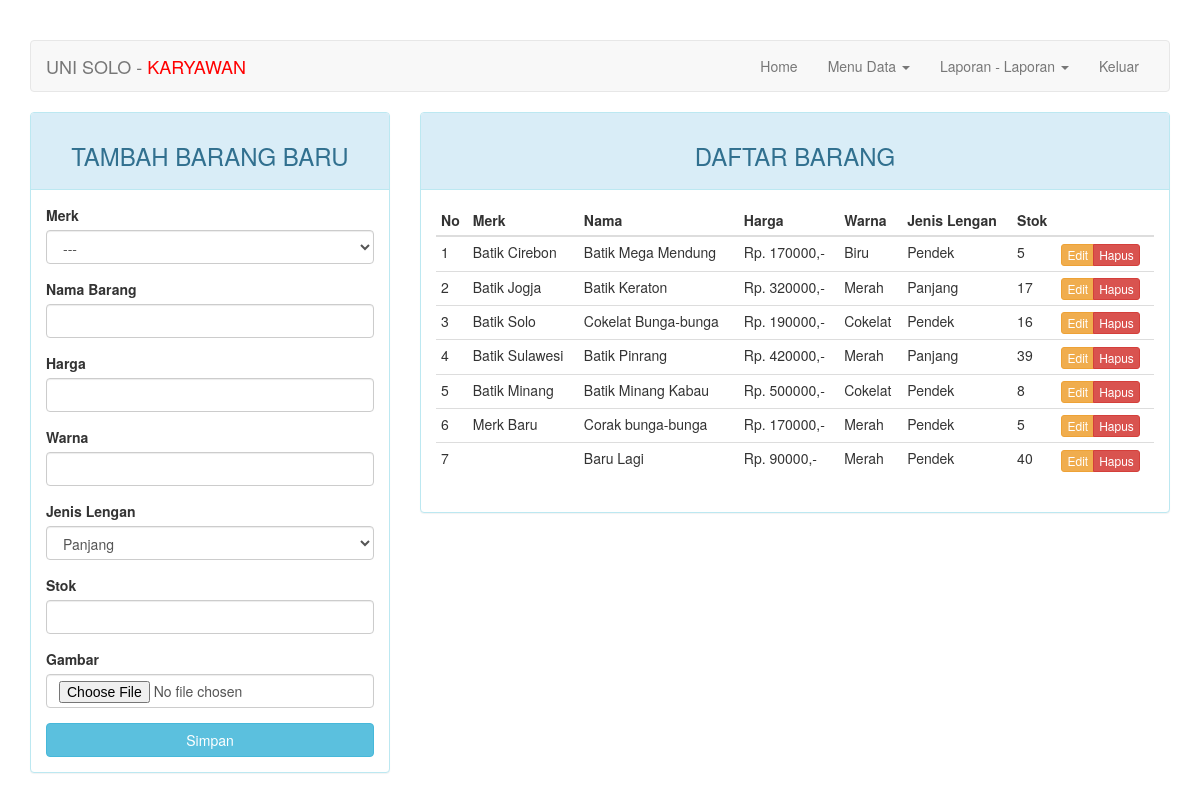
The page /karyawan/index.php?halaman=barang (signed in) on the database its author committed.
### tables this page shows
CREATE TABLE IF NOT EXISTS `barang` (
`id_barang` int(10) NOT NULL,
  `id_merk` int(3) NOT NULL,
  `nama_barang` varchar(20) NOT NULL,
  `harga` int(7) NOT NULL,
  `warna` varchar(10) NOT NULL,
  `jenis_lengan` enum('panjang','pendek') NOT NULL,
  `stok` int(3) NOT NULL,
  `gambar` varchar(100) NOT NULL
);

CREATE TABLE IF NOT EXISTS `merk` (
`id_merk` int(3) NOT NULL,
  `nama_merk` varchar(20) NOT NULL
);

### karyawan/halaman/barang.php (the view, shortened to what this page needs)
<div class="col-md-4">
    <div class="panel panel-info">
        <div class="panel-heading"><h3 class="text-center">TAMBAH BARANG BARU</h3></div>
        <div class="panel-body">
            <form action="<?=$_SERVER['REQUEST_URI']?>" method="POST" enctype="multipart/form-data">
                <div class="form-group">
                    <label for="id_merk">Merk</label>
                    <select name="id_merk" class="form-control">
                        <option value="" selected="on">---</option>
                    </select>
                </div>
                <div class="form-group">
                    <label for="nama_barang">Nama Barang</label>
                    <input type="text" name="nama_barang" class="form-control">
                </div>
                <div class="form-group">
                    <label for="harga">Harga</label>
                    <input type="text" name="harga" class="form-control">
                </div>
                <div class="form-group">
                    <label for="warna">Warna</label>
                    <input type="text" name="warna" class="form-control">
                </div>
                <div class="form-group">
                    <label for="jenis_lengan">Jenis Lengan</label>
                    <select name="jenis_lengan" class="form-control">
                        <option value="panjang">Panjang</option>
                    </select>
                </div>
                <div class="form-group">
                    <label for="stok">Stok</label>
                    <input type="text" name="stok" class="form-control">
                </div>
                <div class="form-group">
                    <label for="gambar">Gambar</label>
                    <input type="file" name="gambar" class="form-control">
                </div>
                <button type="submit" class="btn btn-info btn-block">Simpan</button>
            </form>
        </div>
    </div>
</div>
<div class="col-md-8">
    <div class="panel panel-info">
        <div class="panel-heading"><h3 class="text-center">DAFTAR BARANG</h3></div>
        <div class="panel-body">
            <table class="table table-condensed">
                <thead>
                    <tr>
                        <th>No</th>
                        <th>Merk</th>
                        <th>Nama</th>
                        <th>Harga</th>
                        <th>Warna</th>
                        <th>Jenis Lengan</th>
                        <th>Stok</th>
                        <th></th>
                    </tr>
                </thead>
                <tbody>
                    <?php if($query = $koneksi->query("SELECT `barang`.*, `merk`.* FROM `barang` LEFT JOIN `merk` ON `barang`.`id_barang`=`merk`.`id_merk`")): ?>
                        <?php $no = 1; ?>
                        <?php while($barang = $query->fetch_array()): ?>
                        <tr>
                            <td><?=$no++?></td>
                            <td><?=$barang['nama_merk']?></td>
                            <td><?=$barang['nama_barang']?></td>
                            <td>Rp. <?=$barang['harga']?>,-</td>
                            <td><?=$barang['warna']?></td>
                            <td><?=ucwords($barang['jenis_lengan'])?></td>
                            <td><?=$barang['stok']?></td>
                            <td>
                                <div class="btn-group">
                                    <a href="?halaman=barang&action=update&id=<?=$barang['id_barang']?>" class="btn btn-warning btn-xs">Edit</a>
                                    <a href="?halaman=barang&action=delete&id=<?=$barang['id_barang']?>" class="btn btn-danger btn-xs">Hapus</a>
                                </div>
                            </td>
                        </tr>
                        <?php endwhile ?>
                    <?php endif ?>
                </tbody>
            </table>
        </div>
    </div>
</div>

### karyawan/index.php (shortened to what this page needs)
<?php
require_once "../config.php";
?>
<!DOCTYPE html>
<html lang="en">
<head>
    <link rel="stylesheet" href="../css/bootstrap.min.css">
</head>
<body>
    <div class="container">
        <nav class="navbar navbar-default">
            <div class="container-fluid">
                <div class="navbar-header">
                    <a class="navbar-brand" href="#">UNI SOLO - <span style="color: red;"><?=strtoupper($_SESSION['nama_karyawan'])?></span></a>
                </div>
                <div class="collapse navbar-collapse" id="bs-example-navbar-collapse-1">
                    <ul class="nav navbar-nav navbar-right">
                        <li><a href="index.php">Home</a></li>
                        <li class="dropdown">
                            <a href="#" class="dropdown-toggle" data-toggle="dropdown" role="button" aria-haspopup="true" aria-expanded="false">Menu Data <span class="caret"></span></a>
                        </li>
                        <li class="dropdown">
                            <a href="#" class="dropdown-toggle" data-toggle="dropdown" role="button" aria-haspopup="true" aria-expanded="false">Laporan - Laporan <span class="caret"></span></a>
                        </li>
                        <li><a href="logout.php">Keluar</a></li>
                    </ul>
                </div>
            </div>
        </nav>
        <div class="row">
            <?php
            switch ($halaman) {
                case 'barang':
                    if (isset($_GET['action']) AND $_GET['action'] == 'update') {
                        $halaman = "barang_edit";
                    } else {
                        $halaman = "barang";
                    }
                break;
            }
            include 'halaman/' . $halaman . '.php';
            ?>
        </div>
    </div>
</body>
</html>

### karyawan/index.php (style rules this page uses)
body { margin-top: 40px; }

### rows shown on the page
barang: id_merk.nama_merk "Batik Cirebon", nama_barang "Batik Mega Mendung", harga "170000", warna "Biru", jenis_lengan "Pendek", stok "5"
barang: id_merk.nama_merk "Batik Jogja", nama_barang "Batik Keraton", harga "320000", warna "Merah", jenis_lengan "Panjang", stok "17"
barang: id_merk.nama_merk "Batik Solo", nama_barang "Cokelat Bunga-bunga", harga "190000", warna "Cokelat", jenis_lengan "Pendek", stok "16"
barang: id_merk.nama_merk "Batik Sulawesi", nama_barang "Batik Pinrang", harga "420000", warna "Merah", jenis_lengan "Panjang", stok "39"
barang: id_merk.nama_merk "Batik Minang", nama_barang "Batik Minang Kabau", harga "500000", warna "Cokelat", jenis_lengan "Pendek", stok "8"
barang: merk.nama_merk "Merk Baru", nama_barang "Corak bunga-bunga", harga "170000", warna "Merah", jenis_lengan "Pendek", stok "5"
barang: nama_barang "Baru Lagi", harga "90000", warna "Merah", jenis_lengan "Pendek", stok "40"

### other values the page prints
$_SESSION['nama_karyawan'] "KARYAWAN"
